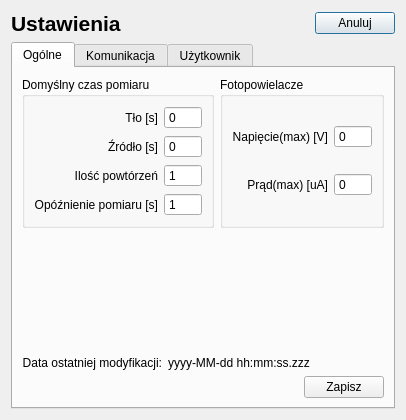
<?xml version="1.0" encoding="UTF-8"?>
<ui version="4.0">
 <class>SettingsDialog</class>
 <widget class="QDialog" name="SettingsDialog">
  <property name="geometry">
   <rect>
    <x>0</x>
    <y>0</y>
    <width>366</width>
    <height>401</height>
   </rect>
  </property>
  <property name="windowTitle">
   <string>Settings - RecordTDK</string>
  </property>
  <layout class="QGridLayout" name="gridLayout_4">
   <item row="0" column="2">
    <widget class="QPushButton" name="cancel_pushButton">
     <property name="text">
      <string>Anuluj</string>
     </property>
    </widget>
   </item>
   <item row="0" column="1">
    <spacer name="horizontalSpacer_12">
     <property name="orientation">
      <enum>Qt::Horizontal</enum>
     </property>
     <property name="sizeHint" stdset="0">
      <size>
       <width>40</width>
       <height>20</height>
      </size>
     </property>
    </spacer>
   </item>
   <item row="0" column="0">
    <widget class="QLabel" name="label_17">
     <property name="font">
      <font>
       <pointsize>16</pointsize>
       <weight>75</weight>
       <bold>true</bold>
      </font>
     </property>
     <property name="text">
      <string>Ustawienia</string>
     </property>
    </widget>
   </item>
   <item row="1" column="0" colspan="3">
    <widget class="QTabWidget" name="tabWidget">
     <property name="currentIndex">
      <number>0</number>
     </property>
     <widget class="QWidget" name="tab">
      <attribute name="title">
       <string>Ogólne</string>
      </attribute>
      <layout class="QGridLayout" name="gridLayout_14">
       <item row="0" column="0">
        <widget class="QGroupBox" name="groupBox">
         <property name="title">
          <string>Domyślny czas pomiaru</string>
         </property>
         <layout class="QGridLayout" name="gridLayout_2">
          <item row="1" column="1">
           <widget class="QSpinBox" name="sourceTime_spinBox">
            <property name="buttonSymbols">
             <enum>QAbstractSpinBox::NoButtons</enum>
            </property>
            <property name="maximum">
             <number>9999</number>
            </property>
            <property name="singleStep">
             <number>60</number>
            </property>
           </widget>
          </item>
          <item row="2" column="0">
           <widget class="QLabel" name="label_3">
            <property name="text">
             <string>Ilość powtórzeń</string>
            </property>
            <property name="alignment">
             <set>Qt::AlignRight|Qt::AlignTrailing|Qt::AlignVCenter</set>
            </property>
           </widget>
          </item>
          <item row="1" column="0">
           <widget class="QLabel" name="label_2">
            <property name="text">
             <string>Źródło [s]</string>
            </property>
            <property name="alignment">
             <set>Qt::AlignRight|Qt::AlignTrailing|Qt::AlignVCenter</set>
            </property>
           </widget>
          </item>
          <item row="2" column="1">
           <widget class="QSpinBox" name="repeated_spinBox">
            <property name="buttonSymbols">
             <enum>QAbstractSpinBox::NoButtons</enum>
            </property>
            <property name="minimum">
             <number>1</number>
            </property>
            <property name="maximum">
             <number>999</number>
            </property>
           </widget>
          </item>
          <item row="0" column="1">
           <widget class="QSpinBox" name="blankTime_spinBox">
            <property name="buttonSymbols">
             <enum>QAbstractSpinBox::NoButtons</enum>
            </property>
            <property name="maximum">
             <number>9999</number>
            </property>
            <property name="singleStep">
             <number>60</number>
            </property>
           </widget>
          </item>
          <item row="0" column="0">
           <widget class="QLabel" name="label">
            <property name="text">
             <string>Tło [s]</string>
            </property>
            <property name="alignment">
             <set>Qt::AlignRight|Qt::AlignTrailing|Qt::AlignVCenter</set>
            </property>
           </widget>
          </item>
          <item row="3" column="0">
           <widget class="QLabel" name="label_10">
            <property name="text">
             <string>Opóźnienie pomiaru [s]</string>
            </property>
            <property name="alignment">
             <set>Qt::AlignRight|Qt::AlignTrailing|Qt::AlignVCenter</set>
            </property>
           </widget>
          </item>
          <item row="3" column="1">
           <widget class="QSpinBox" name="delayedStart_spinBox">
            <property name="buttonSymbols">
             <enum>QAbstractSpinBox::NoButtons</enum>
            </property>
            <property name="minimum">
             <number>1</number>
            </property>
            <property name="maximum">
             <number>999</number>
            </property>
           </widget>
          </item>
         </layout>
        </widget>
       </item>
       <item row="0" column="1">
        <widget class="QGroupBox" name="groupBox_2">
         <property name="title">
          <string>Fotopowielacze</string>
         </property>
         <layout class="QGridLayout" name="gridLayout_3">
          <item row="1" column="0">
           <widget class="QLabel" name="label_5">
            <property name="text">
             <string>Prąd(max) [uA]</string>
            </property>
            <property name="alignment">
             <set>Qt::AlignRight|Qt::AlignTrailing|Qt::AlignVCenter</set>
            </property>
           </widget>
          </item>
          <item row="1" column="1">
           <widget class="QSpinBox" name="amperMax_spinBox">
            <property name="buttonSymbols">
             <enum>QAbstractSpinBox::NoButtons</enum>
            </property>
            <property name="maximum">
             <number>8000</number>
            </property>
            <property name="singleStep">
             <number>60</number>
            </property>
           </widget>
          </item>
          <item row="0" column="1">
           <widget class="QSpinBox" name="voltageMax_spinBox">
            <property name="buttonSymbols">
             <enum>QAbstractSpinBox::NoButtons</enum>
            </property>
            <property name="maximum">
             <number>8000</number>
            </property>
            <property name="singleStep">
             <number>60</number>
            </property>
           </widget>
          </item>
          <item row="0" column="0">
           <widget class="QLabel" name="label_4">
            <property name="text">
             <string>Napięcie(max) [V]</string>
            </property>
            <property name="alignment">
             <set>Qt::AlignRight|Qt::AlignTrailing|Qt::AlignVCenter</set>
            </property>
           </widget>
          </item>
         </layout>
        </widget>
       </item>
       <item row="2" column="0" colspan="2">
        <layout class="QGridLayout" name="gridLayout_12">
         <item row="0" column="1">
          <widget class="QLabel" name="lastModificationDateTimeGeneral_label">
           <property name="sizePolicy">
            <sizepolicy hsizetype="Expanding" vsizetype="Preferred">
             <horstretch>0</horstretch>
             <verstretch>0</verstretch>
            </sizepolicy>
           </property>
           <property name="text">
            <string>yyyy-MM-dd hh:mm:ss.zzz</string>
           </property>
          </widget>
         </item>
         <item row="0" column="0">
          <widget class="QLabel" name="label_23">
           <property name="sizePolicy">
            <sizepolicy hsizetype="Minimum" vsizetype="Preferred">
             <horstretch>0</horstretch>
             <verstretch>0</verstretch>
            </sizepolicy>
           </property>
           <property name="text">
            <string>Data ostatniej modyfikacji:</string>
           </property>
           <property name="alignment">
            <set>Qt::AlignRight|Qt::AlignTrailing|Qt::AlignVCenter</set>
           </property>
          </widget>
         </item>
        </layout>
       </item>
       <item row="1" column="0" colspan="2">
        <spacer name="verticalSpacer">
         <property name="orientation">
          <enum>Qt::Vertical</enum>
         </property>
         <property name="sizeHint" stdset="0">
          <size>
           <width>20</width>
           <height>40</height>
          </size>
         </property>
        </spacer>
       </item>
       <item row="3" column="0" colspan="2">
        <layout class="QHBoxLayout" name="horizontalLayout">
         <item>
          <spacer name="horizontalSpacer">
           <property name="orientation">
            <enum>Qt::Horizontal</enum>
           </property>
           <property name="sizeHint" stdset="0">
            <size>
             <width>318</width>
             <height>20</height>
            </size>
           </property>
          </spacer>
         </item>
         <item>
          <widget class="QPushButton" name="saveGeneral_pushButton">
           <property name="text">
            <string>Zapisz</string>
           </property>
          </widget>
         </item>
        </layout>
       </item>
      </layout>
     </widget>
     <widget class="QWidget" name="tab_2">
      <attribute name="title">
       <string>Komunikacja</string>
      </attribute>
      <layout class="QGridLayout" name="gridLayout_7">
       <item row="3" column="0" colspan="4">
        <layout class="QGridLayout" name="gridLayout_13">
         <item row="0" column="1">
          <widget class="QLabel" name="lastModificationDateTimeConnection_label">
           <property name="sizePolicy">
            <sizepolicy hsizetype="Expanding" vsizetype="Preferred">
             <horstretch>0</horstretch>
             <verstretch>0</verstretch>
            </sizepolicy>
           </property>
           <property name="text">
            <string>yyyy-MM-dd hh:mm:ss.zzz</string>
           </property>
          </widget>
         </item>
         <item row="0" column="0">
          <widget class="QLabel" name="label_25">
           <property name="sizePolicy">
            <sizepolicy hsizetype="Minimum" vsizetype="Preferred">
             <horstretch>0</horstretch>
             <verstretch>0</verstretch>
            </sizepolicy>
           </property>
           <property name="text">
            <string>Data ostatniej modyfikacji:</string>
           </property>
           <property name="alignment">
            <set>Qt::AlignRight|Qt::AlignTrailing|Qt::AlignVCenter</set>
           </property>
          </widget>
         </item>
        </layout>
       </item>
       <item row="4" column="0" colspan="4">
        <layout class="QHBoxLayout" name="horizontalLayout_4">
         <item>
          <spacer name="horizontalSpacer_4">
           <property name="orientation">
            <enum>Qt::Horizontal</enum>
           </property>
           <property name="sizeHint" stdset="0">
            <size>
             <width>328</width>
             <height>20</height>
            </size>
           </property>
          </spacer>
         </item>
         <item>
          <widget class="QPushButton" name="saveConnection_pushButton">
           <property name="text">
            <string>Zapisz</string>
           </property>
          </widget>
         </item>
        </layout>
       </item>
       <item row="0" column="3">
        <spacer name="horizontalSpacer_6">
         <property name="orientation">
          <enum>Qt::Horizontal</enum>
         </property>
         <property name="sizeHint" stdset="0">
          <size>
           <width>146</width>
           <height>20</height>
          </size>
         </property>
        </spacer>
       </item>
       <item row="2" column="1">
        <spacer name="verticalSpacer_2">
         <property name="orientation">
          <enum>Qt::Vertical</enum>
         </property>
         <property name="sizeHint" stdset="0">
          <size>
           <width>20</width>
           <height>66</height>
          </size>
         </property>
        </spacer>
       </item>
       <item row="0" column="0">
        <spacer name="horizontalSpacer_5">
         <property name="orientation">
          <enum>Qt::Horizontal</enum>
         </property>
         <property name="sizeHint" stdset="0">
          <size>
           <width>147</width>
           <height>20</height>
          </size>
         </property>
        </spacer>
       </item>
       <item row="0" column="1">
        <widget class="QGroupBox" name="groupBox_3">
         <property name="title">
          <string>CAEN HV N1470</string>
         </property>
         <layout class="QGridLayout" name="gridLayout_5">
          <item row="1" column="0">
           <widget class="QLabel" name="label_12">
            <property name="text">
             <string>USB baud rate</string>
            </property>
            <property name="alignment">
             <set>Qt::AlignRight|Qt::AlignTrailing|Qt::AlignVCenter</set>
            </property>
           </widget>
          </item>
          <item row="2" column="1">
           <widget class="QSpinBox" name="lBusAddress_spinBox">
            <property name="buttonSymbols">
             <enum>QAbstractSpinBox::NoButtons</enum>
            </property>
           </widget>
          </item>
          <item row="2" column="0">
           <widget class="QLabel" name="label_13">
            <property name="text">
             <string>LBus Address</string>
            </property>
            <property name="alignment">
             <set>Qt::AlignRight|Qt::AlignTrailing|Qt::AlignVCenter</set>
            </property>
           </widget>
          </item>
          <item row="1" column="1" colspan="2">
           <widget class="QComboBox" name="baudRate_comboBox">
            <item>
             <property name="text">
              <string>9600</string>
             </property>
            </item>
            <item>
             <property name="text">
              <string>19200</string>
             </property>
            </item>
            <item>
             <property name="text">
              <string>38400</string>
             </property>
            </item>
            <item>
             <property name="text">
              <string>57600</string>
             </property>
            </item>
            <item>
             <property name="text">
              <string>115200</string>
             </property>
            </item>
           </widget>
          </item>
          <item row="0" column="1" colspan="2">
           <widget class="QComboBox" name="port_comboBox"/>
          </item>
          <item row="3" column="0" colspan="3">
           <layout class="QHBoxLayout" name="horizontalLayout_2">
            <item>
             <spacer name="horizontalSpacer_2">
              <property name="orientation">
               <enum>Qt::Horizontal</enum>
              </property>
              <property name="sizeHint" stdset="0">
               <size>
                <width>40</width>
                <height>20</height>
               </size>
              </property>
             </spacer>
            </item>
            <item>
             <widget class="QPushButton" name="connectionTestN1470_pushButton">
              <property name="text">
               <string>Test połączenia</string>
              </property>
             </widget>
            </item>
           </layout>
          </item>
          <item row="0" column="0">
           <widget class="QLabel" name="label_14">
            <property name="text">
             <string>Port</string>
            </property>
            <property name="alignment">
             <set>Qt::AlignRight|Qt::AlignTrailing|Qt::AlignVCenter</set>
            </property>
           </widget>
          </item>
         </layout>
        </widget>
       </item>
       <item row="1" column="1">
        <widget class="QGroupBox" name="groupBox_4">
         <property name="title">
          <string>MAC3 Counter</string>
         </property>
         <layout class="QGridLayout" name="gridLayout_6">
          <item row="0" column="0">
           <widget class="QLabel" name="label_11">
            <property name="text">
             <string>Device name</string>
            </property>
            <property name="alignment">
             <set>Qt::AlignRight|Qt::AlignTrailing|Qt::AlignVCenter</set>
            </property>
           </widget>
          </item>
          <item row="0" column="1">
           <widget class="QLineEdit" name="deviceName_lineEdit">
            <property name="sizePolicy">
             <sizepolicy hsizetype="Preferred" vsizetype="Fixed">
              <horstretch>0</horstretch>
              <verstretch>0</verstretch>
             </sizepolicy>
            </property>
           </widget>
          </item>
          <item row="2" column="0" colspan="2">
           <layout class="QHBoxLayout" name="horizontalLayout_3">
            <item>
             <spacer name="horizontalSpacer_3">
              <property name="orientation">
               <enum>Qt::Horizontal</enum>
              </property>
              <property name="sizeHint" stdset="0">
               <size>
                <width>40</width>
                <height>20</height>
               </size>
              </property>
             </spacer>
            </item>
            <item>
             <widget class="QPushButton" name="connectionTestMAC3Counter_pushButton">
              <property name="text">
               <string>Test połączenia</string>
              </property>
             </widget>
            </item>
           </layout>
          </item>
          <item row="1" column="1">
           <widget class="QCheckBox" name="extClk_checkBox">
            <property name="text">
             <string>Zew. CLK_IN (1kHz)</string>
            </property>
           </widget>
          </item>
         </layout>
        </widget>
       </item>
      </layout>
     </widget>
     <widget class="QWidget" name="tab_3">
      <attribute name="title">
       <string>Użytkownik</string>
      </attribute>
      <layout class="QGridLayout" name="gridLayout_11">
       <item row="0" column="0">
        <spacer name="horizontalSpacer_8">
         <property name="orientation">
          <enum>Qt::Horizontal</enum>
         </property>
         <property name="sizeHint" stdset="0">
          <size>
           <width>84</width>
           <height>20</height>
          </size>
         </property>
        </spacer>
       </item>
       <item row="0" column="1">
        <widget class="QGroupBox" name="groupBox_5">
         <property name="title">
          <string>Dane do logowania</string>
         </property>
         <layout class="QGridLayout" name="gridLayout_8">
          <item row="1" column="1">
           <widget class="QLineEdit" name="password_lineEdit">
            <property name="sizePolicy">
             <sizepolicy hsizetype="Preferred" vsizetype="Fixed">
              <horstretch>0</horstretch>
              <verstretch>0</verstretch>
             </sizepolicy>
            </property>
            <property name="echoMode">
             <enum>QLineEdit::Password</enum>
            </property>
           </widget>
          </item>
          <item row="0" column="0">
           <widget class="QLabel" name="label_15">
            <property name="text">
             <string>Nazwa użytkownika</string>
            </property>
            <property name="alignment">
             <set>Qt::AlignRight|Qt::AlignTrailing|Qt::AlignVCenter</set>
            </property>
           </widget>
          </item>
          <item row="0" column="1">
           <widget class="QLineEdit" name="username_lineEdit">
            <property name="sizePolicy">
             <sizepolicy hsizetype="Preferred" vsizetype="Fixed">
              <horstretch>0</horstretch>
              <verstretch>0</verstretch>
             </sizepolicy>
            </property>
           </widget>
          </item>
          <item row="1" column="0">
           <widget class="QLabel" name="label_16">
            <property name="text">
             <string>Hasło</string>
            </property>
            <property name="alignment">
             <set>Qt::AlignRight|Qt::AlignTrailing|Qt::AlignVCenter</set>
            </property>
           </widget>
          </item>
         </layout>
        </widget>
       </item>
       <item row="0" column="2">
        <spacer name="horizontalSpacer_9">
         <property name="orientation">
          <enum>Qt::Horizontal</enum>
         </property>
         <property name="sizeHint" stdset="0">
          <size>
           <width>84</width>
           <height>20</height>
          </size>
         </property>
        </spacer>
       </item>
       <item row="1" column="1">
        <widget class="QGroupBox" name="groupBox_6">
         <property name="title">
          <string>Dane osobowe</string>
         </property>
         <layout class="QGridLayout" name="gridLayout_10">
          <item row="0" column="0">
           <widget class="QLabel" name="label_18">
            <property name="text">
             <string>Imie</string>
            </property>
            <property name="alignment">
             <set>Qt::AlignRight|Qt::AlignTrailing|Qt::AlignVCenter</set>
            </property>
           </widget>
          </item>
          <item row="0" column="1">
           <widget class="QLineEdit" name="firstName_lineEdit">
            <property name="sizePolicy">
             <sizepolicy hsizetype="Preferred" vsizetype="Fixed">
              <horstretch>0</horstretch>
              <verstretch>0</verstretch>
             </sizepolicy>
            </property>
           </widget>
          </item>
          <item row="1" column="0">
           <widget class="QLabel" name="label_19">
            <property name="text">
             <string>Drugie imie</string>
            </property>
            <property name="alignment">
             <set>Qt::AlignRight|Qt::AlignTrailing|Qt::AlignVCenter</set>
            </property>
           </widget>
          </item>
          <item row="1" column="1">
           <widget class="QLineEdit" name="secondName_lineEdit">
            <property name="sizePolicy">
             <sizepolicy hsizetype="Preferred" vsizetype="Fixed">
              <horstretch>0</horstretch>
              <verstretch>0</verstretch>
             </sizepolicy>
            </property>
           </widget>
          </item>
          <item row="2" column="0">
           <widget class="QLabel" name="label_20">
            <property name="text">
             <string>Nazwisko</string>
            </property>
            <property name="alignment">
             <set>Qt::AlignRight|Qt::AlignTrailing|Qt::AlignVCenter</set>
            </property>
           </widget>
          </item>
          <item row="2" column="1">
           <widget class="QLineEdit" name="lastName_lineEdit">
            <property name="sizePolicy">
             <sizepolicy hsizetype="Preferred" vsizetype="Fixed">
              <horstretch>0</horstretch>
              <verstretch>0</verstretch>
             </sizepolicy>
            </property>
           </widget>
          </item>
         </layout>
        </widget>
       </item>
       <item row="2" column="1">
        <spacer name="verticalSpacer_3">
         <property name="orientation">
          <enum>Qt::Vertical</enum>
         </property>
         <property name="sizeHint" stdset="0">
          <size>
           <width>20</width>
           <height>0</height>
          </size>
         </property>
        </spacer>
       </item>
       <item row="3" column="0" colspan="3">
        <layout class="QGridLayout" name="gridLayout_9">
         <item row="0" column="1">
          <widget class="QLabel" name="lastModificationDateTimeUser_label">
           <property name="sizePolicy">
            <sizepolicy hsizetype="Expanding" vsizetype="Preferred">
             <horstretch>0</horstretch>
             <verstretch>0</verstretch>
            </sizepolicy>
           </property>
           <property name="text">
            <string>yyyy-MM-dd hh:mm:ss.zzz</string>
           </property>
          </widget>
         </item>
         <item row="0" column="0">
          <widget class="QLabel" name="label_21">
           <property name="sizePolicy">
            <sizepolicy hsizetype="Minimum" vsizetype="Preferred">
             <horstretch>0</horstretch>
             <verstretch>0</verstretch>
            </sizepolicy>
           </property>
           <property name="text">
            <string>Data ostatniej modyfikacji:</string>
           </property>
           <property name="alignment">
            <set>Qt::AlignRight|Qt::AlignTrailing|Qt::AlignVCenter</set>
           </property>
          </widget>
         </item>
        </layout>
       </item>
       <item row="4" column="0" colspan="3">
        <layout class="QHBoxLayout" name="horizontalLayout_5">
         <item>
          <widget class="QPushButton" name="createUser_pushButton">
           <property name="text">
            <string>Utwórz</string>
           </property>
          </widget>
         </item>
         <item>
          <widget class="QComboBox" name="users_comboBox"/>
         </item>
         <item>
          <widget class="QCheckBox" name="deactivateUser_checkBox">
           <property name="text">
            <string>Dezaktywuj</string>
           </property>
          </widget>
         </item>
         <item>
          <spacer name="horizontalSpacer_7">
           <property name="orientation">
            <enum>Qt::Horizontal</enum>
           </property>
           <property name="sizeHint" stdset="0">
            <size>
             <width>148</width>
             <height>20</height>
            </size>
           </property>
          </spacer>
         </item>
         <item>
          <widget class="QPushButton" name="saveUser_pushButton">
           <property name="text">
            <string>Zapisz</string>
           </property>
          </widget>
         </item>
        </layout>
       </item>
      </layout>
     </widget>
    </widget>
   </item>
  </layout>
 </widget>
 <tabstops>
  <tabstop>blankTime_spinBox</tabstop>
  <tabstop>sourceTime_spinBox</tabstop>
  <tabstop>repeated_spinBox</tabstop>
  <tabstop>delayedStart_spinBox</tabstop>
  <tabstop>voltageMax_spinBox</tabstop>
  <tabstop>amperMax_spinBox</tabstop>
  <tabstop>saveGeneral_pushButton</tabstop>
  <tabstop>port_comboBox</tabstop>
  <tabstop>baudRate_comboBox</tabstop>
  <tabstop>lBusAddress_spinBox</tabstop>
  <tabstop>connectionTestN1470_pushButton</tabstop>
  <tabstop>deviceName_lineEdit</tabstop>
  <tabstop>connectionTestMAC3Counter_pushButton</tabstop>
  <tabstop>saveConnection_pushButton</tabstop>
  <tabstop>username_lineEdit</tabstop>
  <tabstop>password_lineEdit</tabstop>
  <tabstop>firstName_lineEdit</tabstop>
  <tabstop>secondName_lineEdit</tabstop>
  <tabstop>lastName_lineEdit</tabstop>
  <tabstop>saveUser_pushButton</tabstop>
  <tabstop>createUser_pushButton</tabstop>
  <tabstop>users_comboBox</tabstop>
  <tabstop>tabWidget</tabstop>
 </tabstops>
 <resources/>
 <connections/>
</ui>
